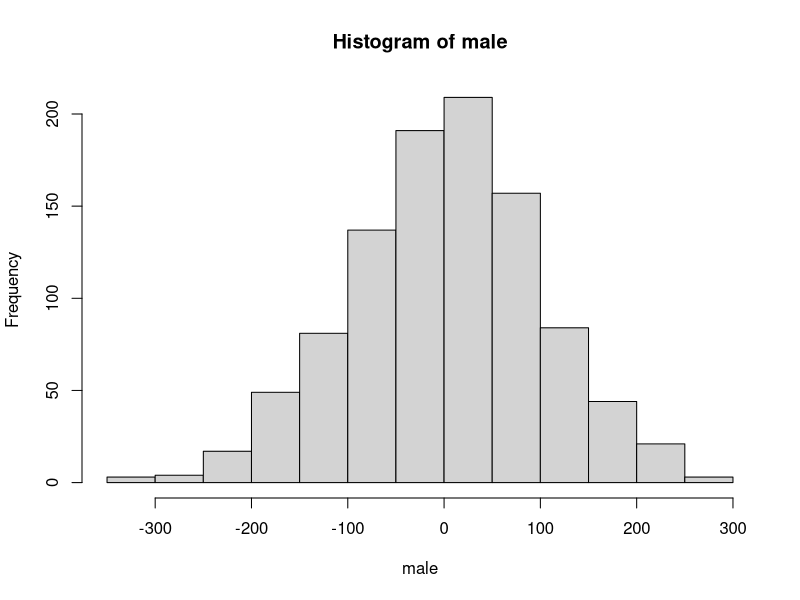
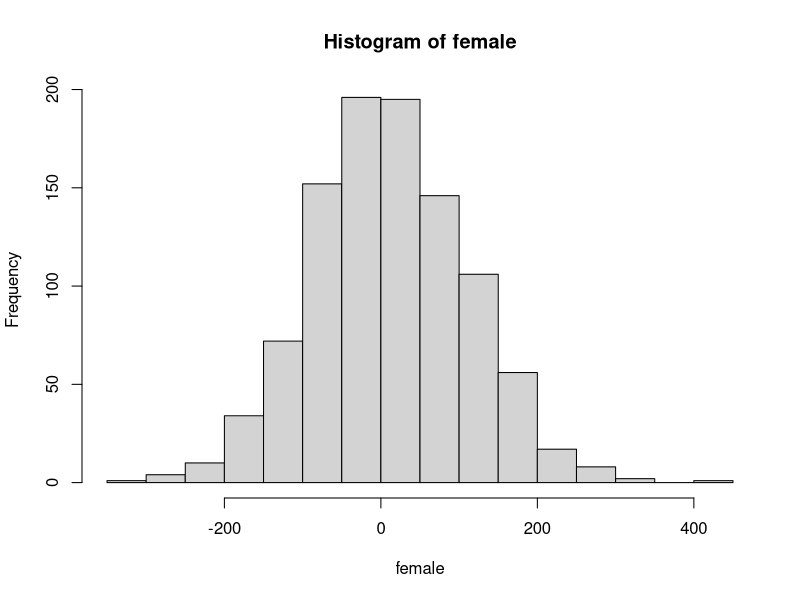

These charts were generated, in order, by the following R code:
T.test <- function(y1, y2) {
  n1 <- length(y1)
  n2 <- length(y2)
  t_top <- mean(y1) - mean(y2)
  s1 <- var(y1)
  s2 <- var(y2)
  s.sq.num <- ((n1 - 1)*s1) + ((n2 - 1) *s2)
  s.sq.den <- (n1 - 1) + (n2 -1)
  s.sq <- s.sq.num / s.sq.den
  s <- sqrt(s.sq)
  t_bottom <- s*sqrt((1/n1)+(1/n2))
  t <- (t_top / t_bottom)
  return(t)
}

male <- rnorm(1000,0,100)
hist(male)
summary(male)

female <- rnorm(1000,10,100)
hist(female)
summary(female)

tstat <- T.test(female,male); tstat
tst <- t.test(female,male);tst
#test change
